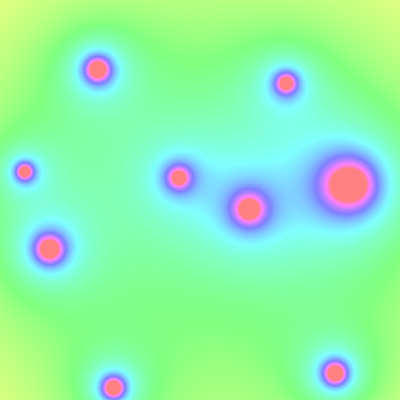
Frame 1 (no input)
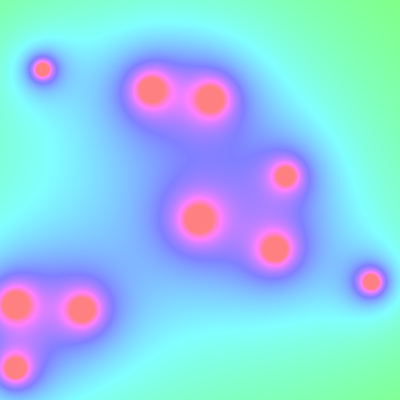
Frame 60 (no input)
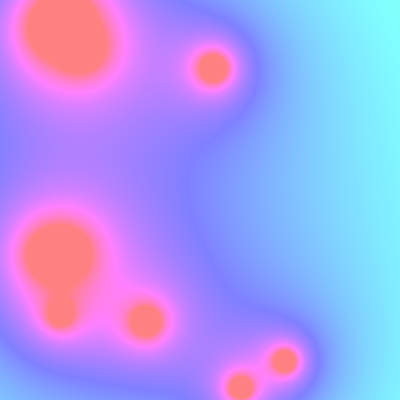
Frame 120 (the mouse pressed at the canvas centre since frame 60)

The p5.js sketch that drew these frames (run headless with seeded random() and noise() and a simulated clock; from frame 60 on, the mouse is pressed at the canvas centre):

// p5.js sketch
// ── sketch.js


var blobs = []

function setup() {
  createCanvas(400, 400);
  colorMode(HSB);
  for (i = 0; i < 10; i++) blobs.push(new Blob(random(0, width), random(0, height)));
}

function draw() {
  background(51);

  loadPixels();
  for (x = 0; x < width; x++) {
    for (y = 0; y < height; y++) {
      let sum = 0;
      for (i = 0; i < blobs.length; i++) {
        let xdif = x - blobs[i].x;
        let ydif = y - blobs[i].y;
        let d = sqrt((xdif * xdif) + (ydif * ydif));
        sum += 20 * blobs[i].r / d;
      }
      set(x, y, color(sum*1+frameCount, 50, 255));
    }
  }
  updatePixels();

  for (i = 0; i < blobs.length; i++) {
    blobs[i].update();
  }
}
// ── blob.js


class Blob {

    constructor(x, y) {
      this.x = x;
      this.y = y;
      let angle = random(0, 2 * PI);
      this.xspeed = random(2, 5) * Math.cos(angle);
      this.yspeed = random(2, 5) * Math.sin(angle);
      this.r = random(60, 120);
    }
  
    update() {
      this.x += this.xspeed;
      this.y += this.yspeed;
      if (this.x > width || this.x < 0) this.xspeed *= -1;
      if (this.y > height || this.y < 0) this.yspeed *= -1;
    }
  
    show() {
      noFill();
      stroke(0);
      strokeWeight(4);
      ellipse(this.x, this.y, this.r * 2, this.r * 2);
    }
  }
